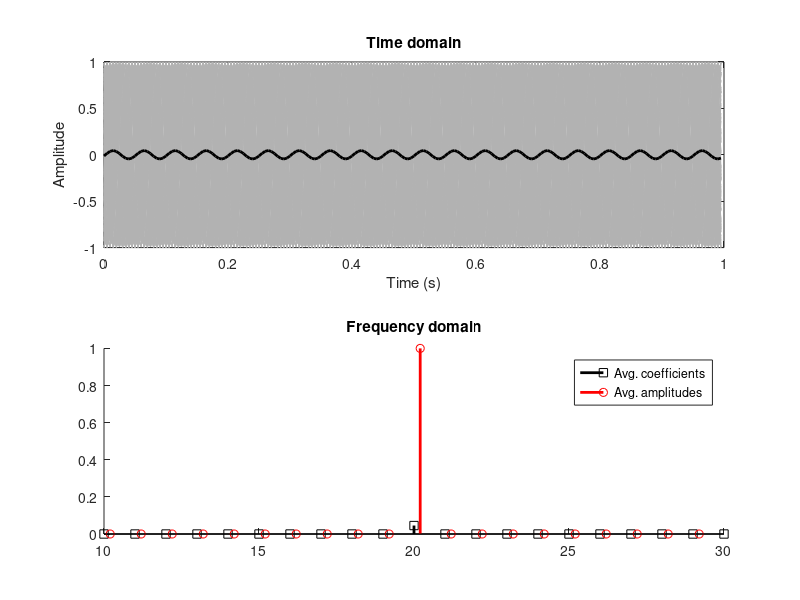

Here is the MATLAB script that generated this plot:
%2 cách tính phổ trung bình (average spectrum) từ nhiều trial (nhiều lần lặp thí nghiệm)
%Average of Fourier coefficients (complex values) → ave1
%Lấy FFT (hệ số phức) của mỗi trial
%Trung bình trực tiếp các hệ số phức
%Rồi mới lấy biên độ

%Average of amplitudes → ave2
%Lấy FFT của từng trial
%Tính biên độ từng trial
%Rồi mới trung bình các biên độ

% Parameters
ntrials = 100; 
srate   = 200; 
time    = 0:1/srate:1-1/srate; 
pnts    = length(time);

% Tạo dữ liệu: 20 Hz, mỗi trial pha ngẫu nhiên
data = sin(2*pi*20*time + 2*pi*rand(ntrials,1));

% Fourier transform (mỗi trial)
dataX = fft(data,[],2)/pnts;
hz    = linspace(0,srate/2,floor(pnts/2)+1);

% Cách 1: trung bình hệ số phức rồi lấy biên độ
ave1 = 2*abs(mean(dataX));

% Cách 2: lấy biên độ từng trial rồi mới trung bình
ave2 = mean(2*abs(dataX));

% Vẽ
figure, 
subplot(211), plot(time,data,'color',[.7 .7 .7]); hold on
plot(time,mean(data),'k','linew',2)
title('Time domain'), xlabel('Time (s)'), ylabel('Amplitude')

subplot(212), hold on
stem(hz,ave1(1:length(hz)),'ks','linew',2)
stem(hz+.2,ave2(1:length(hz)),'ro','linew',2)
xlim([10 30]), title('Frequency domain')
legend('Avg. coefficients','Avg. amplitudes')
